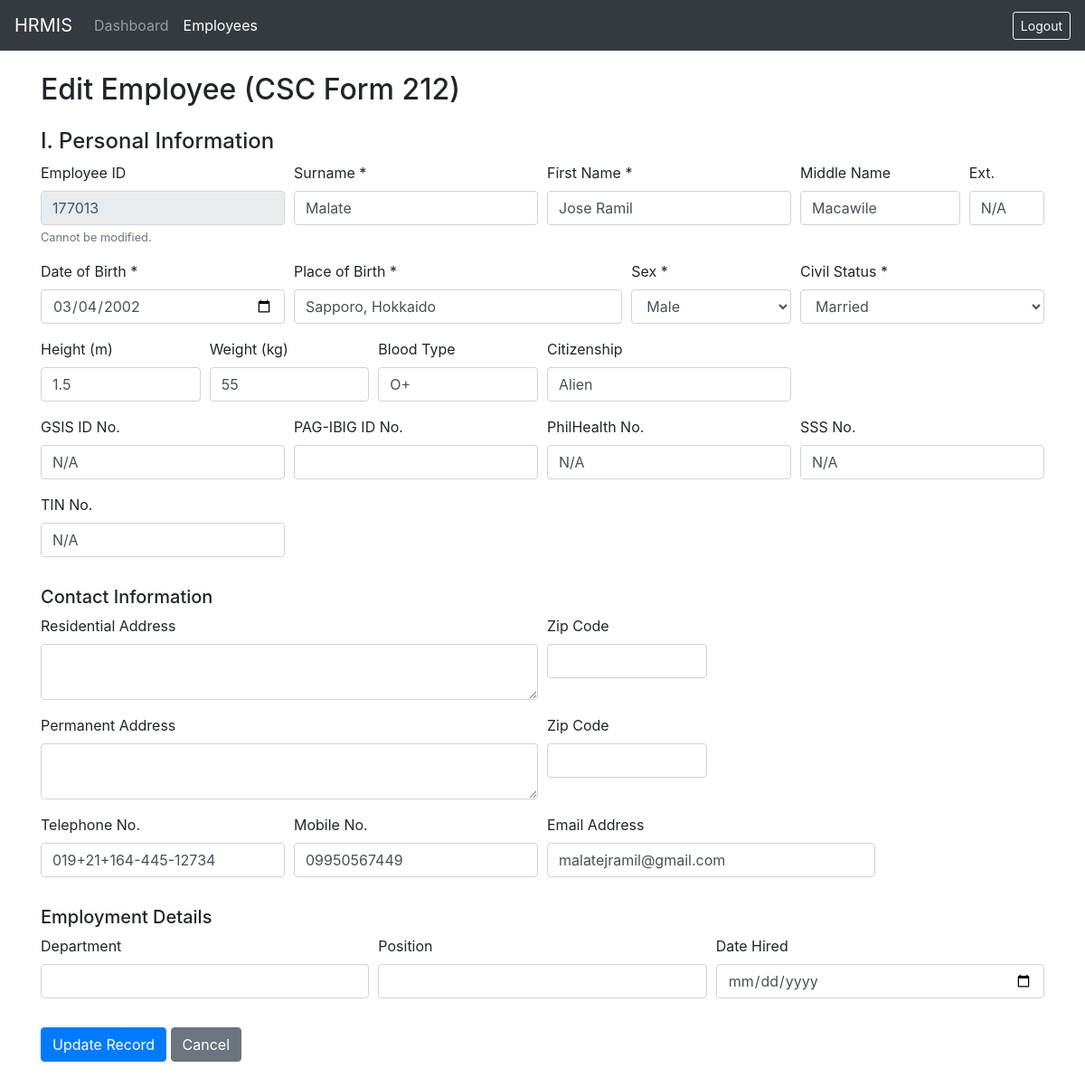
Screenshot of /views/edit_employee.php?id=1 (signed in) with the database file from the repository.
### tables this page shows
CREATE TABLE `employees` (
  `id` int NOT NULL AUTO_INCREMENT,
  `firstname` varchar(100) DEFAULT NULL,
  `middlename` varchar(100) DEFAULT NULL,
  `surname` varchar(100) DEFAULT NULL,
  `name_extension` varchar(5) DEFAULT NULL,
  `date_of_birth` date DEFAULT NULL,
  `birth_city` varchar(45) NOT NULL,
  `birth_province` varchar(45) NOT NULL,
  `birth_country` varchar(45) NOT NULL,
  `sex` varchar(7) NOT NULL,
  `civil_status` varchar(10) NOT NULL,
  `height_in_meter` float NOT NULL,
  `weight_in_kg` float NOT NULL,
  `contactno` varchar(45) NOT NULL,
  `blood_type` varchar(45) NOT NULL,
  `gsis_id` varchar(20) DEFAULT NULL,
  `sss_no` varchar(45) DEFAULT NULL,
  `philhealth_no` varchar(20) DEFAULT NULL,
  `tin_no` varchar(20) DEFAULT NULL,
  `employee_no` int NOT NULL,
  `citizenship` varchar(45) NOT NULL,
  `res_spec_address` varchar(45) DEFAULT NULL,
  `res_street_address` varchar(45) DEFAULT NULL,
  `res_vill_address` varchar(45) DEFAULT NULL,
  `res_barangay_address` varchar(45) NOT NULL,
  `res_city` varchar(45) NOT NULL,
  `res_municipality` varchar(45) NOT NULL,
  `res_province` varchar(45) NOT NULL,
  `res_zipcode` varchar(45) NOT NULL,
  `perm_spec_address` varchar(45) DEFAULT NULL,
  `perm_street_address` varchar(45) DEFAULT NULL,
  `perm_vill_address` varchar(45) DEFAULT NULL,
  `perm_barangay_address` varchar(45) NOT NULL,
  `perm_city` varchar(45) NOT NULL,
  `perm_municipality` varchar(45) NOT NULL,
  `perm_province` varchar(45) NOT NULL,
  `perm_zipcode` varchar(45) NOT NULL,
  `telephone_no` varchar(50) DEFAULT NULL,
  `mobile_no` varchar(50) DEFAULT NULL,
  `email_address` varchar(100) DEFAULT NULL,
  `Q34A` tinyint NOT NULL,
  `Q34B` tinyint NOT NULL,
  `Q34_details` varchar(45) DEFAULT NULL,
  `Q35a` tinyint NOT NULL,
  `Q35b` tinyint NOT NULL,
  `Q35_details` varchar(45) DEFAULT NULL,
  `Q36` varchar(45) NOT NULL,
  `Q36_details` varchar(45) DEFAULT NULL,
  `Q37` tinyint NOT NULL,
  `Q37_details` varchar(45) DEFAULT NULL,
  `Q38a` tinyint NOT NULL,
  `Q38b` tinyint NOT NULL,
  `Q38_details` varchar(45) DEFAULT NULL,
  `Q39a` tinyint NOT NULL,
  `Q39b` tinyint NOT NULL,
  `Q39_details` varchar(45) DEFAULT NULL,
  `Q40a` tinyint NOT NULL,
  `Q40a_details` varchar(45) DEFAULT NULL,
  `Q40b` tinyint NOT NULL,
  `Q40b_details` varchar(45) DEFAULT NULL,
  `Q40c` tinyint NOT NULL,
  `Q40c_details` varchar(45) DEFAULT NULL,
  `place_of_birth` varchar(255) DEFAULT NULL,
  `pagibig_id` varchar(20) DEFAULT NULL,
  `residential_address` text,
  `residential_zip` varchar(10) DEFAULT NULL,
  `permanent_address` text,
  `permanent_zip` varchar(10) DEFAULT NULL,
  `department` varchar(100) DEFAULT NULL,
  `position` varchar(100) DEFAULT NULL,
  `date_hired` date DEFAULT NULL,
  `created_at` timestamp NULL DEFAULT CURRENT_TIMESTAMP,
  PRIMARY KEY (`id`)
);

### classes/Employee.php (called while the page is built, shortened)
<?php
class Employee {
    private $conn;
    private $table_name = "employees";
    public function __construct($db) {
        $this->conn = $db;
    }
    public function readOne($id) {
        $query = "SELECT * FROM " . $this->table_name . " WHERE id = :id LIMIT 1";
        $stmt = $this->conn->prepare($query);
        $stmt->bindParam(':id', $id);
        $stmt->execute();
        return $stmt->fetch(PDO::FETCH_ASSOC);
    }
}
?>

### views/edit_employee.php (the view, shortened to what this page needs)
<?php
require_once '../classes/Employee.php';
$database = new Database();
$db = $database->getConnection();
$id = isset($_GET['id']) ? $_GET['id'] : die('ERROR: Missing ID.');
$employee = new Employee($db);
$row = $employee->readOne($id);
?>
<!DOCTYPE html>
<html>
<head>
    <link rel="stylesheet" href="https://stackpath.bootstrapcdn.com/bootstrap/4.5.2/css/bootstrap.min.css">
</head>
<body>
    <nav class="navbar navbar-expand-lg navbar-dark bg-dark">
        <a class="navbar-brand" href="../dashboard.php">HRMIS</a>
        <div class="collapse navbar-collapse">
            <ul class="navbar-nav mr-auto">
                <li class="nav-item">
                    <a class="nav-link" href="../dashboard.php">Dashboard</a>
                </li>
                <li class="nav-item active">
                    <a class="nav-link" href="list_employees.php">Employees</a>
                </li>
            </ul>
            <a href="../logout.php" class="btn btn-outline-light btn-sm">Logout</a>
        </div>
    </nav>
    <div class="container mt-4 mb-5">
        <h2>Edit Employee (CSC Form 212)</h2>
        <form method="POST">
            <h4 class="mt-4">I. Personal Information</h4>
            <div class="form-row">
                <div class="form-group col-md-3">
                    <label>Employee ID</label>
                    <input type="text" class="form-control" value="<?php echo htmlspecialchars($row['employee_no']); ?>" disabled>
                    <small class="form-text text-muted">Cannot be modified.</small>
                </div>
                <div class="form-group col-md-3">
                    <label>Surname *</label>
                    <input type="text" name="surname" class="form-control" value="<?php echo htmlspecialchars($row['surname']); ?>" required>
                </div>
                <div class="form-group col-md-3">
                    <label>First Name *</label>
                    <input type="text" name="firstname" class="form-control" value="<?php echo htmlspecialchars($row['firstname']); ?>" required>
                </div>
                <div class="form-group col-md-2">
                    <label>Middle Name</label>
                    <input type="text" name="middlename" class="form-control" value="<?php echo htmlspecialchars($row['middlename']); ?>">
                </div>
                <div class="form-group col-md-1">
                    <label>Ext.</label>
                    <input type="text" name="name_extension" class="form-control" value="<?php echo htmlspecialchars($row['name_extension']); ?>">
                </div>
            </div>
            <div class="form-row">
                <div class="form-group col-md-3">
                    <label>Date of Birth *</label>
                    <input type="date" name="date_of_birth" class="form-control" value="<?php echo htmlspecialchars($row['date_of_birth']); ?>" required>
                </div>
                <div class="form-group col-md-4">
                    <label>Place of Birth *</label>
                    <input type="text" name="place_of_birth" class="form-control" value="<?php echo htmlspecialchars($row['place_of_birth']); ?>" required>
                </div>
                <div class="form-group col-md-2">
                    <label>Sex *</label>
                    <select name="sex" class="form-control" required>
                        <option value="Male" <?php echo ($row['sex'] == 'Male') ? 'selected' : ''; ?>>Male</option>
                    </select>
                </div>
                <div class="form-group col-md-3">
                    <label>Civil Status *</label>
                    <select name="civil_status" class="form-control" required>
                        <option value="Married" <?php echo ($row['civil_status'] == 'Married') ? 'selected' : ''; ?>>Married</option>
                    </select>
                </div>
            </div>
            <div class="form-row">
                <div class="form-group col-md-2">
                    <label>Height (m)</label>
                    <input type="number" step="0.01" name="height_in_meter" class="form-control" value="<?php echo htmlspecialchars($row['height_in_meter']); ?>">
                </div>
                <div class="form-group col-md-2">
                    <label>Weight (kg)</label>
                    <input type="number" step="0.01" name="weight_in_kg" class="form-control" value="<?php echo htmlspecialchars($row['weight_in_kg']); ?>">
                </div>
                <div class="form-group col-md-2">
                    <label>Blood Type</label>
                    <input type="text" name="blood_type" class="form-control" value="<?php echo htmlspecialchars($row['blood_type']); ?>">
                </div>
                <div class="form-group col-md-3">
                    <label>Citizenship</label>
                    <input type="text" name="citizenship" class="form-control" value="<?php echo htmlspecialchars($row['citizenship']); ?>">
                </div>
            </div>
            <div class="form-row">
                <div class="form-group col-md-3">
                    <label>GSIS ID No.</label>
                    <input type="text" name="gsis_id" class="form-control" value="<?php echo htmlspecialchars($row['gsis_id']); ?>">
                </div>
                <div class="form-group col-md-3">
                    <label>PAG-IBIG ID No.</label>
                    <input type="text" name="pagibig_id" class="form-control" value="<?php echo htmlspecialchars($row['pagibig_id']); ?>">
                </div>
                <div class="form-group col-md-3">
                    <label>PhilHealth No.</label>
                    <input type="text" name="philhealth_no" class="form-control" value="<?php echo htmlspecialchars($row['philhealth_no']); ?>">
                </div>
                <div class="form-group col-md-3">
                    <label>SSS No.</label>
                    <input type="text" name="sss_no" class="form-control" value="<?php echo htmlspecialchars($row['sss_no']); ?>">
                </div>
                <div class="form-group col-md-3">
                    <label>TIN No.</label>
                    <input type="text" name="tin_no" class="form-control" value="<?php echo htmlspecialchars($row['tin_no']); ?>">
                </div>
            </div>
            <h5 class="mt-3">Contact Information</h5>
            <div class="form-row">
                <div class="form-group col-md-6">
                    <label>Residential Address</label>
                    <textarea name="residential_address" class="form-control" rows="2"><?php echo htmlspecialchars($row['residential_address']); ?></textarea>
                </div>
                <div class="form-group col-md-2">
                    <label>Zip Code</label>
                    <input type="text" name="residential_zip" class="form-control" value="<?php echo htmlspecialchars($row['residential_zip']); ?>">
                </div>
            </div>
            <div class="form-row">
                <div class="form-group col-md-6">
                    <label>Permanent Address</label>
                    <textarea name="permanent_address" class="form-control" rows="2"><?php echo htmlspecialchars($row['permanent_address']); ?></textarea>
                </div>
                <div class="form-group col-md-2">
                    <label>Zip Code</label>
                    <input type="text" name="permanent_zip" class="form-control" value="<?php echo htmlspecialchars($row['permanent_zip']); ?>">
                </div>
            </div>
            <div class="form-row">
                <div class="form-group col-md-3">
                    <label>Telephone No.</label>
                    <input type="text" name="telephone_no" class="form-control" value="<?php echo htmlspecialchars($row['telephone_no']); ?>">
                </div>
                <div class="form-group col-md-3">
                    <label>Mobile No.</label>
                    <input type="text" name="mobile_no" class="form-control" value="<?php echo htmlspecialchars($row['mobile_no']); ?>">
                </div>
                <div class="form-group col-md-4">
                    <label>Email Address</label>
                    <input type="email" name="email_address" class="form-control" value="<?php echo htmlspecialchars($row['email_address']); ?>">
                </div>
            </div>
            <h5 class="mt-3">Employment Details</h5>
            <div class="form-row">
                <div class="form-group col-md-4">
                    <label>Department</label>
                    <input type="text" name="department" class="form-control" value="<?php echo htmlspecialchars($row['department']); ?>">
                </div>
                <div class="form-group col-md-4">
                    <label>Position</label>
                    <input type="text" name="position" class="form-control" value="<?php echo htmlspecialchars($row['position']); ?>">
                </div>
                <div class="form-group col-md-4">
                    <label>Date Hired</label>
                    <input type="date" name="date_hired" class="form-control" value="<?php echo htmlspecialchars($row['date_hired']); ?>">
                </div>
            </div>
            <button type="submit" class="btn btn-primary mt-3">Update Record</button>
            <a href="list_employees.php" class="btn btn-secondary mt-3">Cancel</a>
        </form>
    </div>
</body>
</html>

### rows the page displays
employees: employee_no "177013", surname "Malate", firstname "Jose Ramil", middlename "Macawile", name_extension "N/A", date_of_birth "03/04/2002", place_of_birth "Sapporo, Hokkaido", sex "Male", civil_status "Married", height_in_meter "1.5", weight_in_kg "55", blood_type "O+", citizenship "Alien", gsis_id "N/A", philhealth_no "N/A", sss_no "N/A", tin_no "N/A", telephone_no "019+21+164-445-12734", mobile_no "09950567449", email_address "malatejramil@gmail.com"
